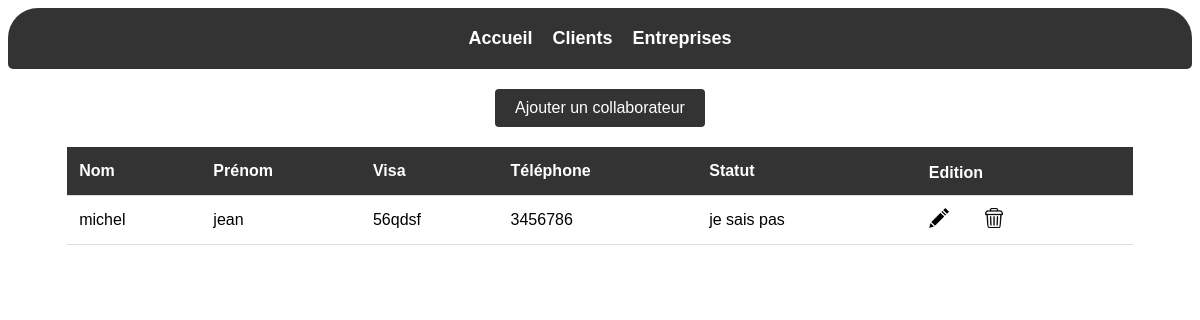
Page /collaborateurs/view_collaborateurs.php on the committed database.
### tables this page shows
CREATE TABLE `collaborateurs` (
  `id_collab` int(11) NOT NULL,
  `nom` varchar(20) NOT NULL,
  `prenom` varchar(20) NOT NULL,
  `visa` varchar(20) NOT NULL,
  `telephone` varchar(20) NOT NULL,
  `statut` varchar(20) NOT NULL
);

### config/commandes.php (called while the page is built, shortened)
<?php
function afficherCollaborateurs()
{
    if (require("connexion.php")) {
        $req = $access->prepare("SELECT * FROM collaborateurs");
        $req->execute();
        $data = $req->fetchAll(PDO::FETCH_OBJ);
        return $data;
    }
}

### collaborateurs/view_collaborateurs.php (the view, shortened to what this page needs)
<?php
require("../config/commandes.php");
$collaborateurs = afficherCollaborateurs();
?>
<!DOCTYPE html>
<html lang="fr">
<head>
    <link rel="stylesheet" type="text/css" href="../style.css" />
</head>
<body>
    <header>
        <nav>
            <ul class="navbar_l">
                <li class="navbar_e"><a class="navbar_a" href="../index.php">Accueil</a></li>
                <li class="navbar_e"><a class="navbar_a" href="../clients/view_clients.php">Clients</a></li>
                <li class="navbar_e"><a class="navbar_a" href="../entreprises/view_entreprises.php">Entreprises</a></li>
            </ul>
        </nav>
    </header>
    <button class="btn-back" onclick="location.href='add_collaborateurs.php'">Ajouter un collaborateur</button>
    <div class="tableauclients">
        <table id="table">
            <thead>
                <tr>
                    <th onclick="sortTable(0)">Nom</th>
                    <th onclick="sortTable(1)">Prénom</th>
                    <th onclick="sortTable(4)">Visa</th>
                    <th onclick="sortTable(2)">Téléphone</th>
                    <th onclick="sortTable(3)">Statut</th>
                    <th>ㅤㅤEdition</th>
                </tr>
            </thead>
            <tbody>
                <?php foreach ($collaborateurs as $collaborateur) : ?>
                    <tr>
                        <td><?= $collaborateur->nom ?></td>
                        <td><?= $collaborateur->prenom ?></td>
                        <td><?= $collaborateur->visa ?></td>
                        <td><?= $collaborateur->telephone ?></td>
                        <td><?= $collaborateur->statut ?></td>
                        <td>
                            <button class="btn-modifier">
                                <a href="edit_collaborateurs.php?id_collab=<?= $collaborateur->id_collab ?>">
                                    <img src="../annexe/logo_edit.png" alt="Modifier" />
                                </a>
                            </button>
                            <button class="btn-supprimer">
                                <a href="../config/commandes.php?action=supprimercollaborateur&id_collab=<?= $collaborateur->id_collab ?>&from_view=true">
                                    <img src="../annexe/logo_suppr.png" alt="Supprimer" />
                                </a>
                            </button>
                        </td>
                    </tr>
                <?php endforeach; ?>
            </tbody>
        </table>
    </div>
</body>
</html>

### style.css (style rules this page uses)
body { font-family: Arial, sans-serif; }
nav { display: flex; align-items: center; justify-content: center; background-color: #333; color: #fff; padding: 20px 0; border-top-left-radius: 30px; border-top-right-radius: 30px; border-bottom-left-radius: 5px; border-bottom-right-radius: 5px; }
.navbar_l { display: flex; list-style-type: none; margin: 0; padding: 0; }
.navbar_e { margin: 0 10px; }
.navbar_a { color: #fff; text-decoration: none; font-size: 18px; font-weight: bold; transition: all 0.2s; }
table { border-collapse: collapse; width: 90%; }
th, td { text-align: left; padding: 12px; border-bottom: 1px solid #ddd; }
th { background-color: #333; color: white; }
.tableauclients { display: flex; justify-content: center; }
.btn-back { display: block; margin: 20px auto; padding: 10px 20px; background-color: #333; color: #fff; border: none; border-radius: 4px; font-size: 16px; cursor: pointer; }
.btn-modifier, .btn-supprimer { background-color: transparent; border: none; padding: 0; margin: 0; }
.btn-modifier img, .btn-supprimer img { width: 20px; height: 20px; margin-left: 30px; }
#table { border-radius: 20px; }

### rows in the picture
collaborateurs: nom "michel", prenom "jean", visa "56qdsf", telephone "3456786", statut "je sais pas"
